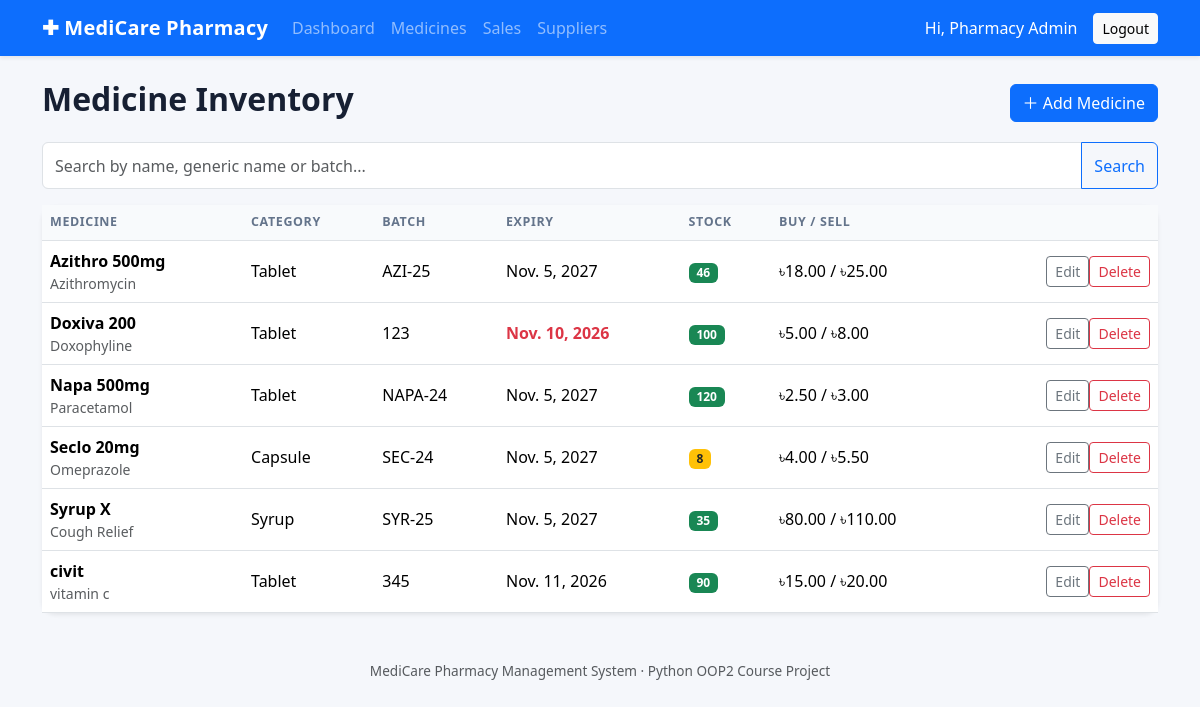
Screenshot of /medicines/ (signed in) with the database file from the repository.
### config/core/models.py (models this page shows, shortened)
class Medicine(models.Model):
    CATEGORY_CHOICES=[('Tablet','Tablet'),('Capsule','Capsule'),('Syrup','Syrup'),('Injection','Injection'),('Cream','Cream'),('Other','Other')]
    name = models.CharField(max_length=150)
    generic_name = models.CharField(max_length=150, blank=True)
    category = models.CharField(max_length=30, choices=CATEGORY_CHOICES, default='Tablet')
    batch_no = models.CharField(max_length=50)
    supplier = models.ForeignKey(Supplier, on_delete=models.SET_NULL, null=True, blank=True)
    purchase_price = models.DecimalField(max_digits=10, decimal_places=2, validators=[MinValueValidator(0)])
    selling_price = models.DecimalField(max_digits=10, decimal_places=2, validators=[MinValueValidator(0)])
    stock = models.PositiveIntegerField(default=0)
    reorder_level = models.PositiveIntegerField(default=10)
    expiry_date = models.DateField()
    created_at = models.DateTimeField(auto_now_add=True)
    @property
    def is_low_stock(self): return self.stock <= self.reorder_level
    @property
    def is_expired(self): return self.expiry_date < timezone.localdate()

### config/core/views.py (the view)
# urls.py: urlpatterns = [path('', views.dashboard, name='dashboard'), path('medicines/', views.medicines, name='medicines'), path('medicines/add/', views.medicine_add, name='medicine_add'), path('medicines/<int
@login_required
def medicines(request):
    q=request.GET.get('q','').strip(); qs=Medicine.objects.select_related('supplier').order_by('name')
    if q: qs=qs.filter(Q(name__icontains=q)|Q(generic_name__icontains=q)|Q(batch_no__icontains=q))
    return render(request,'core/medicines.html',{'medicines':qs,'q':q})

### templates/core/medicines.html
{% extends 'base.html' %}{% block title %}Medicines · MediCare{% endblock %}{% block content %}<div class="d-flex justify-content-between align-items-center mb-3"><h2 class="fw-bold">Medicine Inventory</h2><a class="btn btn-primary" href="{% url 'medicine_add' %}">＋ Add Medicine</a></div><form class="input-group mb-3"><input name="q" value="{{ q }}" class="form-control" placeholder="Search by name, generic name or batch..."><button class="btn btn-outline-primary">Search</button></form><div class="card border-0 shadow-sm"><div class="table-responsive"><table class="table table-hover align-middle mb-0"><thead><tr><th>Medicine</th><th>Category</th><th>Batch</th><th>Expiry</th><th>Stock</th><th>Buy / Sell</th><th></th></tr></thead><tbody>{% for m in medicines %}<tr><td><b>{{ m.name }}</b><small class="d-block text-muted">{{ m.generic_name }}</small></td><td>{{ m.category }}</td><td>{{ m.batch_no }}</td><td class="{% if m.is_expired %}text-danger fw-bold{% endif %}">{{ m.expiry_date }}</td><td><span class="badge {% if m.is_low_stock %}bg-warning text-dark{% else %}bg-success{% endif %}">{{ m.stock }}</span></td><td>৳{{ m.purchase_price }} / ৳{{ m.selling_price }}</td><td class="text-end"><a href="{% url 'medicine_edit' m.pk %}" class="btn btn-sm btn-outline-secondary">Edit</a><form method="post" action="{% url 'medicine_delete' m.pk %}" class="d-inline">{% csrf_token %}<button class="btn btn-sm btn-outline-danger" onclick="return confirm('Delete this medicine?')">Delete</button></form></td></tr>{% empty %}<tr><td colspan="7" class="text-center py-5 text-muted">No medicines found.</td></tr>{% endfor %}</tbody></table></div></div>{% endblock %}

### templates/base.html (shortened to what this page needs)
{% load static %}<!doctype html><html lang="en"><head><link href="https://cdn.jsdelivr.net/npm/bootstrap@5.3.3/dist/css/bootstrap.min.css" rel="stylesheet"><link rel="stylesheet" href="{% static 'css/style.css' %}"></head><body><nav class="navbar navbar-expand-lg navbar-dark bg-primary shadow-sm"><div class="container"><a class="navbar-brand fw-bold" href="{% url 'dashboard' %}">✚ MediCare Pharmacy</a><div id="nav" class="collapse navbar-collapse"><ul class="navbar-nav me-auto"><li class="nav-item"><a class="nav-link" href="{% url 'dashboard' %}">Dashboard</a></li><li class="nav-item"><a class="nav-link" href="{% url 'medicines' %}">Medicines</a></li><li class="nav-item"><a class="nav-link" href="{% url 'sales' %}">Sales</a></li><li class="nav-item"><a class="nav-link" href="{% url 'suppliers' %}">Suppliers</a></li></ul><span class="text-white me-3">Hi, {{ request.user.first_name|default:request.user.username }}</span><form method="post" action="{% url 'logout' %}"><button class="btn btn-light btn-sm">Logout</button></form></div></div></nav><main class="container py-4">{% block content %}{% endblock %}</main><footer class="text-center text-muted py-4">MediCare Pharmacy Management System · Python OOP2 Course Project</footer></body></html>

### static/css/style.css (style rules this page uses)
body { background:#f5f7fb;color:#172033 }
.navbar-brand { letter-spacing:.2px }
.card { border-radius:14px }
.table thead th { font-size:.78rem;text-transform:uppercase;color:#64748b;letter-spacing:.05em;background:#f8fafc }
.form-control,.form-select { padding:.65rem .75rem }
footer { font-size:.85rem }

### rows the page displays
Medicine: name "Azithro 500mg", generic_name "Azithromycin", category "Tablet", batch_no "AZI-25", expiry_date "Nov. 5, 2027", stock "46", purchase_price "18.00", selling_price "25.00"
Medicine: name "Doxiva 200", generic_name "Doxophyline", category "Tablet", batch_no "123", expiry_date "Nov. 10, 2026", stock "100", purchase_price "5.00", selling_price "8.00"
Medicine: name "Napa 500mg", generic_name "Paracetamol", category "Tablet", batch_no "NAPA-24", expiry_date "Nov. 5, 2027", stock "120", purchase_price "2.50", selling_price "3.00"
Medicine: name "Seclo 20mg", generic_name "Omeprazole", category "Capsule", batch_no "SEC-24", expiry_date "Nov. 5, 2027", stock "8", purchase_price "4.00", selling_price "5.50"
Medicine: name "Syrup X", generic_name "Cough Relief", category "Syrup", batch_no "SYR-25", expiry_date "Nov. 5, 2027", stock "35", purchase_price "80.00", selling_price "110.00"
Medicine: name "civit", generic_name "vitamin c", category "Tablet", batch_no "345", expiry_date "Nov. 11, 2026", stock "90", purchase_price "15.00", selling_price "20.00"

### other values shown
{{ request.user.first_name|default:request.user.username }} "Pharmacy Admin"
